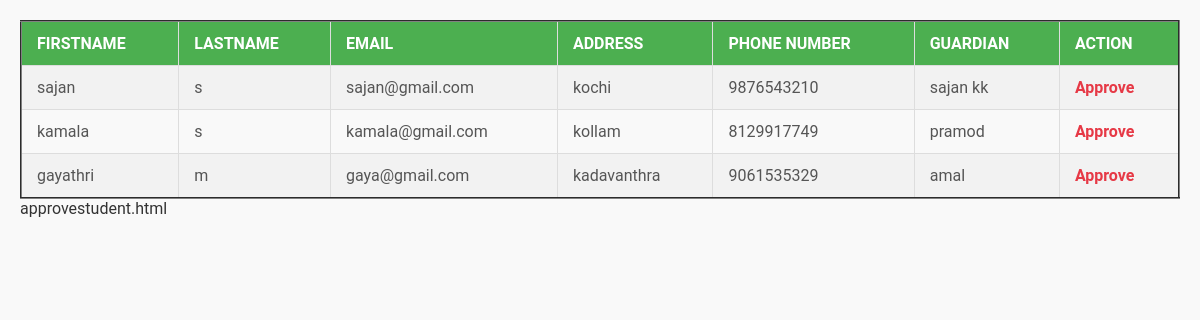
The app's page /approvestudent/ with its own data.
### studentapp/models.py (models this page shows)
class Student(models.Model):
    student_id=models.ForeignKey(User,on_delete=models.CASCADE)
    address=models.CharField(max_length=255)
    phone_number=models.IntegerField()
    guardian=models.CharField(max_length=30)

class User(AbstractUser):
    usertype= models.CharField(max_length=50)

### studentapp/views.py (the view)
# urls.py: path("approvestudent/",approvestudent,name="approvestudent"),
def approvestudent(request):
    x=Student.objects.all()
    return render(request,"approvestudent.html",{"data":x})

### studentapp/templates/approvestudent.html (shortened to what this page needs)
<!DOCTYPE html>
<html lang="en">
<head>
</head>
<body>
    <table border="2">
        <tr>
            <th>firstname</th>
            <th>lastname</th>
            <th>email</th>
            <th>address</th>
            <th>Phone number</th>
            <th>Guardian</th>
            <th>Action</th>
        </tr>
        {% for i in data %}
        <tr>
            <td>{{i.student_id.first_name}}</td>
            <td>{{i.student_id.last_name}}</td>
            <td>{{i.student_id.email}}</td>
            <td>{{i.address}}</td>
            <td>{{i.phone_number}}</td>
            <td>{{i.guardian}}</td>
            <td><a href="{% url 'approve' i.student_id.id %}">Approve</a></td>
        </tr>
        {% endfor %}
    </table>
</body>
</html> approvestudent.html

### studentapp/templates/approvestudent.html (style rules this page uses)
:root { --accent-color: #71c55d; --secondary-color: #f4f4f4; --text-color: #333; --table-header-color: #4CAF50; --table-header-text: #fff; }
html, body { margin: 0; padding: 0; font-family: 'Roboto', Helvetica, Arial, sans-serif; background: #f9f9f9; color: var(--text-color); }
body { margin: 0; padding: 20px; display: block; }
table { width: 100%; border-collapse: collapse; text-align: left; margin: 0 auto; }
th, td { padding: 12px 15px; border: 1px solid #ddd; }
th { background: var(--table-header-color); color: var(--table-header-text); font-weight: bold; text-transform: uppercase; }
tr:nth-child(even) { background: #f2f2f2; }
td { color: #555; }
a { text-decoration: none; color: #e63946; font-weight: bold; }

### records on screen
Student: student_id.first_name "sajan", student_id.last_name "s", student_id.email "sajan@gmail.com", address "kochi", phone_number "9876543210", guardian "sajan kk"
Student: student_id.first_name "kamala", student_id.last_name "s", student_id.email "kamala@gmail.com", address "kollam", phone_number "8129917749", guardian "pramod"
Student: student_id.first_name "gayathri", student_id.last_name "m", student_id.email "gaya@gmail.com", address "kadavanthra", phone_number "9061535329", guardian "amal"
